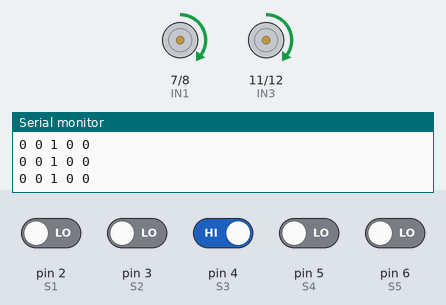
Bench run of a sketch on a simulated Arduino Uno, built with avr-gcc and run on an emulated ATmega328P. Shown: motor-driver pin pairs drawn as motors (green arrow = first pin HIGH = forward, orange = second pin HIGH = backward, longer = more drive, scaled by the enable pin), the last lines printed to the serial monitor. Inputs (shaded band) come from the test bench; at power-on: pin 4 (S3) HIGH, pin 2 (S1), pin 3 (S2), pin 5 (S4), pin 6 (S5) LOW.

Above: at 2.2 s.
2.3 s: pin 4 (S3) driven LOW
At 3.1 s:
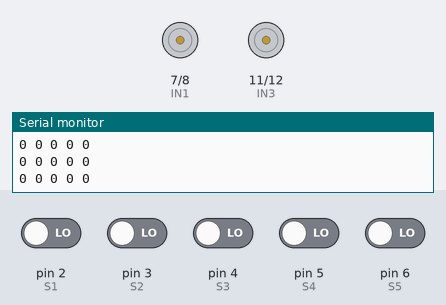
3.8 s: pin 4 (S3) driven HIGH
At 4.1 s:
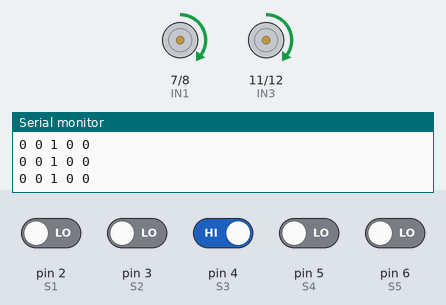
5.3 s: pin 2 (S1) driven HIGH and pin 3 (S2) driven HIGH
At 6.4 s:
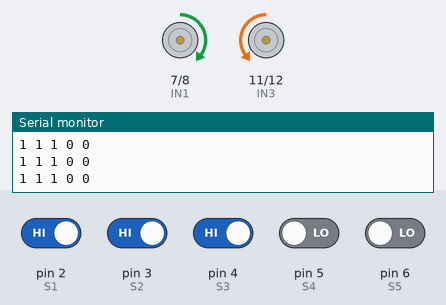
6.8 s: pin 6 (S5) driven HIGH
At 7.5 s:
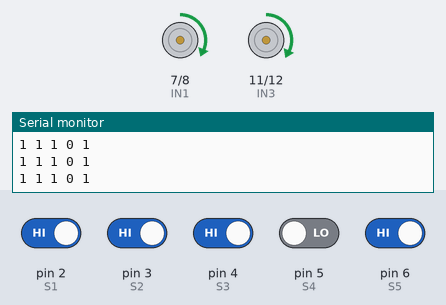
9.8 s: pin 6 (S5) driven LOW
At 10.9 s:
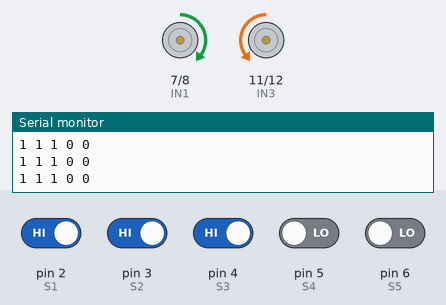
12.8 s: pin 2 (S1) driven LOW and pin 3 (S2) driven LOW and pin 4 (S3) driven LOW and pin 5 (S4) driven HIGH and pin 6 (S5) driven HIGH
At 13.1 s:
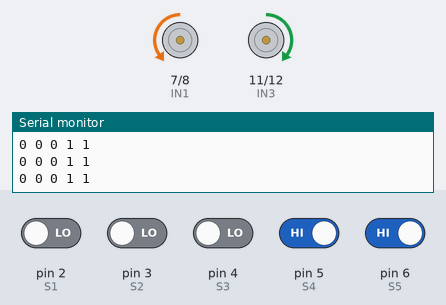
Timing chart, 0 to 15.3 s (numbered marks = the images above; inputs shaded):
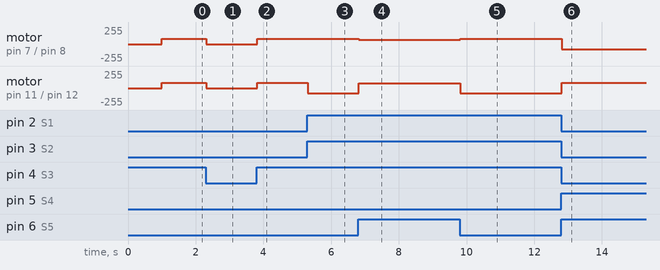

The sketch:

LINE_FOLLLOWER_USING_TCRT5000L_5_Channel.ino
```cpp
// =====================================================
// MOTOR PINS
// =====================================================

// Motor 1 - Left Motor
#define IN1 7
#define IN2 8

// Motor 2 - Right Motor
#define IN3 11
#define IN4 12

// Enable Pins
#define EN1 9
#define EN2 10


// =====================================================
// SENSOR PINS
// =====================================================

#define S1 2   // Far Left
#define S2 3   // Left
#define S3 4   // Center
#define S4 5   // Right
#define S5 6   // Far Right


// =====================================================
// SPEED SETTINGS
// =====================================================

int forwardSpeed = 80;
int turnSpeed = 65;
int hardTurnSpeed = 80;


// =====================================================
// SENSOR VARIABLES
// =====================================================

int s1, s2, s3, s4, s5;


// Remember last direction
// -1 = Left
//  0 = Center
//  1 = Right
int lastDirection = 0;


// =====================================================
// SETUP
// =====================================================

void setup()
{
  Serial.begin(9600);

  // Motor pins
  pinMode(IN1, OUTPUT);
  pinMode(IN2, OUTPUT);
  pinMode(IN3, OUTPUT);
  pinMode(IN4, OUTPUT);

  pinMode(EN1, OUTPUT);
  pinMode(EN2, OUTPUT);

  // Sensor pins
  pinMode(S1, INPUT);
  pinMode(S2, INPUT);
  pinMode(S3, INPUT);
  pinMode(S4, INPUT);
  pinMode(S5, INPUT);

  stopMotors();

  delay(1000);
}


// =====================================================
// MAIN LOOP
// =====================================================

void loop()
{
  // Read sensors
  s1 = digitalRead(S1);
  s2 = digitalRead(S2);
  s3 = digitalRead(S3);
  s4 = digitalRead(S4);
  s5 = digitalRead(S5);


  // Print sensor values
  Serial.print(s1);
  Serial.print(" ");
  Serial.print(s2);
  Serial.print(" ");
  Serial.print(s3);
  Serial.print(" ");
  Serial.print(s4);
  Serial.print(" ");
  Serial.println(s5);


  // ===================================================
  // CENTER
  // 1 1 0 1 1
  // ===================================================

  if (s1 == 1 && s2 == 1 && s3 == 0 &&
      s4 == 1 && s5 == 1)
  {
    forward();
    lastDirection = 0;
  }


  // ===================================================
  // SLIGHT LEFT
  //
  // 1 0 1 1 1
  // 1 0 0 1 1
  // ===================================================

  else if (
    (s1 == 1 && s2 == 0 && s3 == 1 && s4 == 1 && s5 == 1) ||
    (s1 == 1 && s2 == 0 && s3 == 0 && s4 == 1 && s5 == 1)
  )
  {
    slightLeft();
    lastDirection = -1;
  }


  // ===================================================
  // HARD LEFT
  //
  // 0 1 1 1 1
  // 0 0 1 1 1
  // 0 0 0 1 1
  // ===================================================

  else if (
    (s1 == 0 && s2 == 1 && s3 == 1 && s4 == 1 && s5 == 1) ||
    (s1 == 0 && s2 == 0 && s3 == 1 && s4 == 1 && s5 == 1) ||
    (s1 == 0 && s2 == 0 && s3 == 0 && s4 == 1 && s5 == 1)
  )
  {
    hardLeft();
    lastDirection = -1;
  }


  // ===================================================
  // SLIGHT RIGHT
  //
  // 1 1 1 0 1
  // 1 1 0 0 1
  // ===================================================

  else if (
    (s1 == 1 && s2 == 1 && s3 == 1 && s4 == 0 && s5 == 1) ||
    (s1 == 1 && s2 == 1 && s3 == 0 && s4 == 0 && s5 == 1)
  )
  {
    slightRight();
    lastDirection = 1;
  }


  // ===================================================
  // HARD RIGHT
  //
  // 1 1 1 1 0
  // 1 1 1 0 0
  // 1 1 0 0 0
  // ===================================================

  else if (
    (s1 == 1 && s2 == 1 && s3 == 1 && s4 == 1 && s5 == 0) ||
    (s1 == 1 && s2 == 1 && s3 == 1 && s4 == 0 && s5 == 0) ||
    (s1 == 1 && s2 == 1 && s3 == 0 && s4 == 0 && s5 == 0)
  )
  {
    hardRight();
    lastDirection = 1;
  }


  // ===================================================
  // ALL BLACK
  // 0 0 0 0 0
  //
  // Could be intersection / finish line
  // ===================================================

  else if (s1 == 0 && s2 == 0 && s3 == 0 &&
           s4 == 0 && s5 == 0)
  {
    stopMotors();
  }


  // ===================================================
  // ALL WHITE - LINE LOST
  // 1 1 1 1 1
  //
  // Search in last known direction
  // ===================================================

  else if (s1 == 1 && s2 == 1 && s3 == 1 &&
           s4 == 1 && s5 == 1)
  {
    if (lastDirection == -1)
    {
      hardLeft();
    }

    else if (lastDirection == 1)
    {
      hardRight();
    }

    else
    {
      stopMotors();
    }
  }


  // ===================================================
  // OTHER SENSOR COMBINATIONS
  // ===================================================

  else
  {
    forward();
  }

  delay(5);
}


// =====================================================
// FORWARD
// =====================================================

void forward()
{
  analogWrite(EN1, forwardSpeed);
  analogWrite(EN2, forwardSpeed);

  // Left Motor Forward
  digitalWrite(IN1, HIGH);
  digitalWrite(IN2, LOW);

  // Right Motor Forward
  digitalWrite(IN3, HIGH);
  digitalWrite(IN4, LOW);
}


// =====================================================
// SLIGHT LEFT
// =====================================================

void slightLeft()
{
  // Left motor slower
  analogWrite(EN1, 70);

  // Right motor faster
  analogWrite(EN2, turnSpeed);

  digitalWrite(IN1, HIGH);
  digitalWrite(IN2, LOW);

  digitalWrite(IN3, HIGH);
  digitalWrite(IN4, LOW);
}


// =====================================================
// HARD LEFT
// =====================================================

void hardLeft()
{
  analogWrite(EN1, hardTurnSpeed);
  analogWrite(EN2, hardTurnSpeed);

  // Left Motor Backward
  digitalWrite(IN1, LOW);
  digitalWrite(IN2, HIGH);

  // Right Motor Forward
  digitalWrite(IN3, HIGH);
  digitalWrite(IN4, LOW);
}


// =====================================================
// SLIGHT RIGHT
// =====================================================

void slightRight()
{
  // Left motor faster
  analogWrite(EN1, turnSpeed);

  // Right motor slower
  analogWrite(EN2, 70);

  digitalWrite(IN1, HIGH);
  digitalWrite(IN2, LOW);

  digitalWrite(IN3, HIGH);
  digitalWrite(IN4, LOW);
}


// =====================================================
// HARD RIGHT
// =====================================================

void hardRight()
{
  analogWrite(EN1, hardTurnSpeed);
  analogWrite(EN2, hardTurnSpeed);

  // Left Motor Forward
  digitalWrite(IN1, HIGH);
  digitalWrite(IN2, LOW);

  // Right Motor Backward
  digitalWrite(IN3, LOW);
  digitalWrite(IN4, HIGH);
}


// =====================================================
// BACKWARD
// =====================================================

void back()
{
  analogWrite(EN1, forwardSpeed);
  analogWrite(EN2, forwardSpeed);

  digitalWrite(IN1, LOW);
  digitalWrite(IN2, HIGH);

  digitalWrite(IN3, LOW);
  digitalWrite(IN4, HIGH);
}


// =====================================================
// STOP
// =====================================================

void stopMotors()
{
  analogWrite(EN1, 0);
  analogWrite(EN2, 0);

  digitalWrite(IN1, LOW);
  digitalWrite(IN2, LOW);

  digitalWrite(IN3, LOW);
  digitalWrite(IN4, LOW);
}
```

Measured:
- after the input at 2.3 s, motor on pin 7 (IN1) / pin 8 (IN2), motor on pin 11 (IN3) / pin 12 (IN4): forward 80/255 → stopped at once
- after the input at 3.8 s, motor on pin 7 (IN1) / pin 8 (IN2), motor on pin 11 (IN3) / pin 12 (IN4): stopped → forward 80/255 at once
- after the input at 5.3 s, motor on pin 11 (IN3) / pin 12 (IN4): forward 80/255 → backward 80/255 at once
- after the input at 6.8 s, motor on pin 7 (IN1) / pin 8 (IN2): forward 80/255 → forward 65/255 at once; motor on pin 11 (IN3) / pin 12 (IN4): backward 80/255 → forward 70/255 at once
- after the input at 9.8 s, motor on pin 7 (IN1) / pin 8 (IN2): forward 65/255 → forward 80/255 at once; motor on pin 11 (IN3) / pin 12 (IN4): forward 70/255 → backward 80/255 at once
- after the input at 12.8 s, motor on pin 7 (IN1) / pin 8 (IN2): forward 80/255 → backward 80/255 at once; motor on pin 11 (IN3) / pin 12 (IN4): backward 80/255 → forward 80/255 at once
